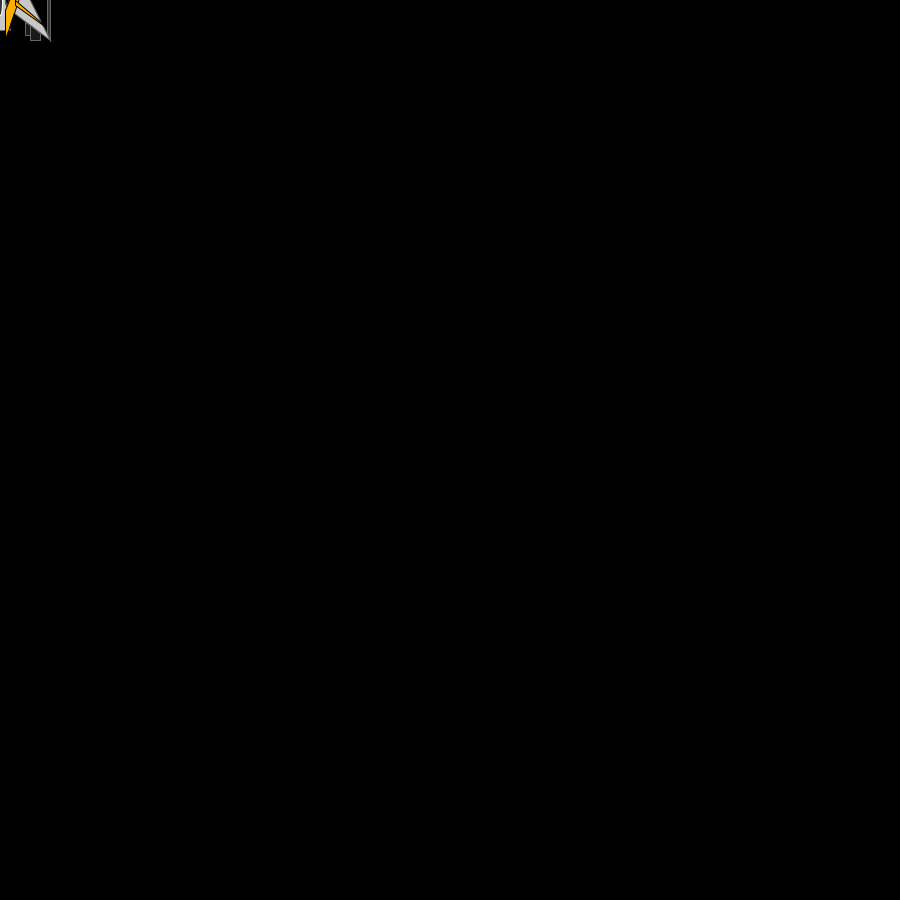
Frame 1 (no input)
Frame 60 (the mouse pressed at the canvas centre just before this capture): identical to frame 1, image omitted
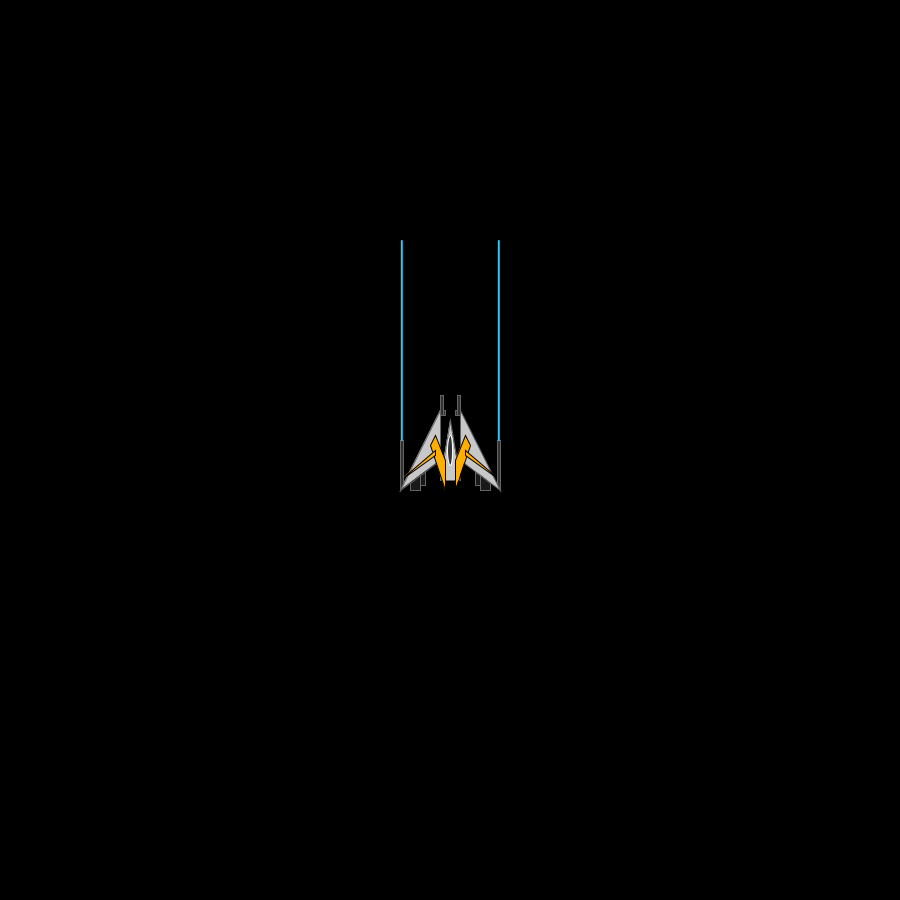
Frame 120 (the mouse held since frame 60 and released just before this capture)

The Processing sketch that drew these frames (run headless with seeded random() and noise(); from frame 60 on, the mouse is pressed at the canvas centre):

// Processing sketch: spaceshipGame
// ── spaceshipGame.pde
Spaceship s1;
Torpedo t1;

float fired, shipX, shipY;

void setup() {
  size(900, 900);
  background(0);
  s1 = new Spaceship();
  frameRate(100);
  fired = 0;
  noCursor();
}

void draw() {
  shipX = s1.x;
  shipY = s1.y;
  noCursor();
  background(0);
  s1.display();
  s1.fly();
  if (keyPressed || mousePressed) {
    if (key == ' ' || mousePressed == true) {
      s1.shootL();
      fired++;
    }
  } 
  if (key == 't') {
    t1 = new Torpedo (s1.x, s1.y);
    t1.display();
    t1.shootT();
    //t1.y++;
  }
}

//void mousePressed() {

//}
// ── Spaceship.pde
class Spaceship {
  // member variables
  float x, y, xspeed, yspeed;
  float lLength = 200;
  


  // constructor
  Spaceship() {
    xspeed = 6;
    yspeed = 3;
  }

  // member methods
  void display() {
    // Ship
    fill(200);
    stroke(100);
    triangle(x-50, y+40, x-10, y+10, x-10, y-40);
    triangle(x+50, y+40, x+10, y+10, x+10, y-40);
    triangle(x-10, y+30, x+10, y+30, x, y-30);
    fill(255, 175, 0);
    stroke(0);
    quad(x-20, y-5, x-15, y-15, x-5, y+10, x-5, y+40);
    quad(x+20, y-5, x+15, y-15, x+5, y+10, x+5, y+40);
    triangle(x-50, y+30, x-15, y+5, x-15, y);
    triangle(x+50, y+30, x+15, y+5, x+15, y);
    // Cockpit
    fill(50);
    stroke(255);
    ellipse(x, y, 5, 30);
    // Weapons
    fill(50);
    stroke(100);
    rect(x-10, y-35, 5, -5);
    rect(x+10, y-35, -5, -5);
    rect(x-10, y-35, 3, -20);
    rect(x+10, y-35, -3, -20);
    quad(x-50, y+40, x-47, y+33, x-47, y-10, x-50, y-10);
    quad(x+50, y+40, x+47, y+33, x+47, y-10, x+50, y-10);
    // Engines
    fill(25);
    quad(x-40, y+33, x-40, y+40, x-30, y+40, x-30, y+25);
    quad(x+40, y+33, x+40, y+40, x+30, y+40, x+30, y+25);
    quad(x-30, y+25, x-30, y+35, x-25, y+35, x-25, y+22);
    quad(x+30, y+25, x+30, y+35, x+25, y+35, x+25, y+22);
    
    shipX = this.x;
    shipY = this.y;
  }

  void fly() {
    x = mouseX;
    y = mouseY;
  }

  void flyUp() {
    y-=yspeed;
  }
  void flyRight() {
    x+=xspeed;
  }
  void flyDown() {
    y+=yspeed;
  }
  void flyLeft() {
    x-=xspeed;
  }

  void shootL() {
    noStroke();
    for (int i = 0; i<lLength; i++) {
      fill (50, 200, 250);
      // Left laser
      ellipse(x-48.25, y-10-i, 2, 2);
      // Right laser
      ellipse(x+48.75, y-10-i, 2, 2);
    }
  }
}
// ── Torpedo.pde
class Torpedo {

  float x, y, tXFixed, tYFixed;
  boolean show;

  Torpedo(float x, float y) {
    this.x = x;
    this.y = y;
    tXFixed = shipX;
    tYFixed = shipY;
    show = false;
  }

  void shootT () {
    if (keyPressed && key == 't') {
      tXFixed = shipX;
      tYFixed = shipY;
      show = true;
    }
  }

  void display () {
    if (show) {
      x = shipX;
      y = shipY;
      if (y>0) {
        shipY -= 15;
        strokeWeight(1);
        stroke(255, 0, 255);
        fill(50, 50, 255);
        ellipse(shipX-7.75, shipY-55, 5, 13);
        ellipse(shipX+8.75, shipY-55, 5, 13);
      }
    }
  }
}
